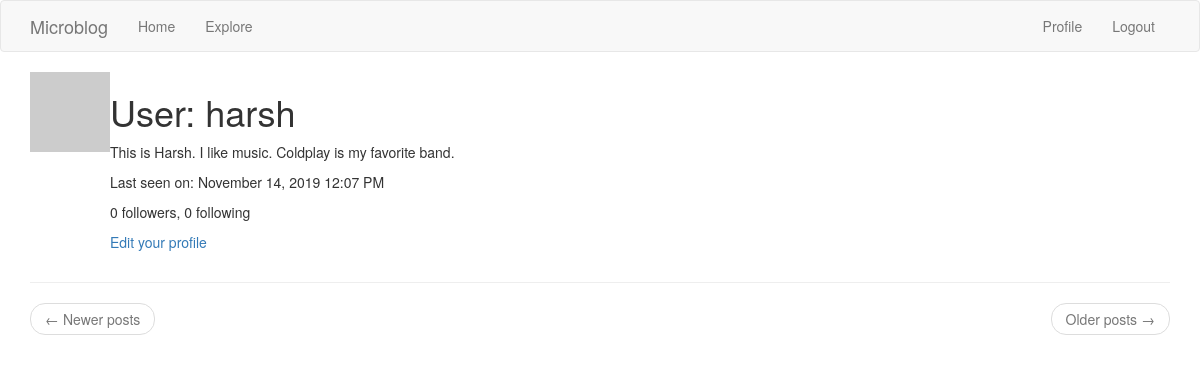
The page /profile/harsh (signed in) on the database as committed earlier.
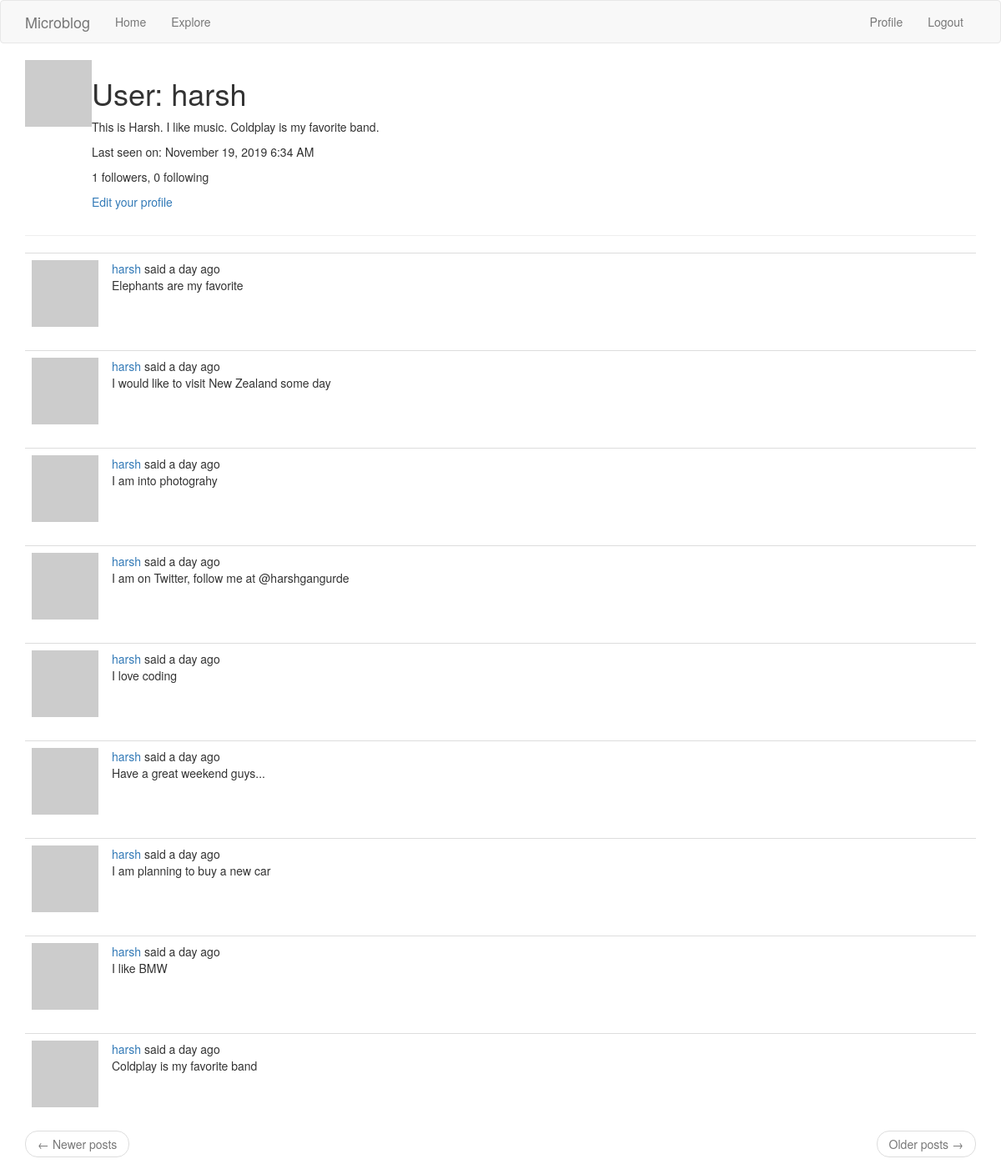
The same page on the database as committed later.
### app/models.py (models this page shows, shortened)
class User(UserMixin, db.Model):
    id = db.Column(db.Integer, primary_key=True)
    username = db.Column(db.String(64), index=True, unique=True)
    email = db.Column(db.String(120), index=True, unique=True)
    password_hash = db.Column(db.String(128))
    about_me = db.Column(db.String(100))
    last_seen = db.Column(db.DateTime, default=datetime.utcnow)
    posts = db.relationship('Post', backref='author', lazy='dynamic')
    followed = db.relationship('User', secondary=followers,
                               primaryjoin=(followers.c.follower_id == id),
                               secondaryjoin=(followers.c.followed_id == id),
                               backref=db.backref('followers', lazy='dynamic'), lazy='dynamic')
    def get_avatar(self, size):
        digest = md5(self.email.lower().encode('utf-8')).hexdigest()
        return 'https://www.gravatar.com/avatar/{}?d=identicon&s={}'.format(digest, size)

class Post(db.Model):
    id = db.Column(db.Integer, primary_key=True)
    body = db.Column(db.String(200))
    timestamp = db.Column(db.DateTime, index=True, default=datetime.utcnow)
    user_id = db.Column(db.Integer, db.ForeignKey('user.id'))

### app/routes.py (the view)
@flask_app.route('/profile/<username>')
@login_required
def profile(username):
    user = User.query.filter_by(username=username).first_or_404()
    page = request.args.get('page', 1, type=int)
    posts = user.posts.order_by(Post.timestamp.desc()).paginate(page, flask_app.config['POSTS_PER_PAGE'], False)
    next_url = url_for('profile', username=user.username, page=posts.next_num) if posts.has_next else None
    prev_url = url_for('profile', username=user.username, page=posts.prev_num) if posts.has_prev else None
    return render_template('profile.html', title='Profile', user=user,
                           posts=posts.items, next_url=next_url, prev_url=prev_url)

### app/models.py (called while the page is built)
@login.user_loader
def load_user(user_id):
    return User.query.get(int(user_id))

### app/routes.py (called while the page is built)
@flask_app.before_request
def before_request():
    g.locale = str(get_locale())
    if current_user.is_authenticated:
        current_user.last_seen = datetime.utcnow()
        db.session.commit()

### app/templates/profile.html (shortened to what this page needs)
<!DOCTYPE html>
<html lang="en">
<head>
</head>
<body>
    {% extends "base.html" %}
    {% block app_content %}
        <table>
            <tr valign="top">
                <td><img src="{{ user.get_avatar(128) }}"></td>
                <td>
                    <h1>{{ _('User') }}: {{ user.username }}</h1>
                    {% if user.about_me %}<p>{{ user.about_me }}</p>{% endif %}
                    {% if user.last_seen %}
                        <p>{{ _('Last seen on') }}: {{ moment(user.last_seen).format('LLL') }}</p>
                    {% endif %}
                    <p>
                        {{ _('%(count)d followers', count=user.followers.count()) }},
                        {{ _('%(count)d following', count=user.followed.count()) }}
                    </p>
                    {% if user == current_user %}
                        <p><a href="{{ url_for('edit_profile') }}">{{ _('Edit your profile') }}</a></p>
                    {% elif not current_user.is_following(user) %}
                        <p><a href="{{ url_for('follow', username=user.username) }}">{{ _('Follow') }}</a></p>
                    {% else %}
                        <p><a href="{{ url_for('unfollow', username=user.username) }}">{{ _('Unfollow') }}</a></p>
                    {% endif %}
                </td>
            </tr>
        </table>
        <hr>
        {% for post in posts %}
            {% include '_post.html' %}
        {% endfor %}
        <nav aria-label="...">
            <ul class="pager">
                <li class="previous{% if not prev_url %} disabled{% endif %}">
                    <a href="{{ prev_url or '#' }}">
                        <span aria-hidden="true">&larr;</span> {{ _('Newer posts') }}
                    </a>
                </li>
                <li class="next{% if not next_url %} disabled{% endif %}">
                    <a href="{{ next_url or '#' }}">
                        {{ _('Older posts') }} <span aria-hidden="true">&rarr;</span>
                    </a>
                </li>
            </ul>
        </nav>
    {% endblock %}

### app/templates/base.html (shortened to what this page needs)
<!DOCTYPE html>
<html lang="en">
<head>
</head>
<body>
    {% extends 'bootstrap/base.html' %}
    {% block navbar %}
        <nav class="navbar navbar-default">
            <div class="container">
                <div class="navbar-header">
                    <a class="navbar-brand" href="{{ url_for('index') }}">Microblog</a>
                </div>
                <div class="collapse navbar-collapse" id="bs-example-navbar-collapse-1">
                    <ul class="nav navbar-nav">
                        <li><a href="{{ url_for('index') }}">{{ _('Home') }}</a></li>
                        <li><a href="{{ url_for('explore') }}">{{ _('Explore') }}</a></li>
                    </ul>
                    <ul class="nav navbar-nav navbar-right">
                        {% if current_user.is_anonymous %}
                            <li><a href="{{ url_for('login') }}">{{ _('Login') }}</a></li>
                        {% else %}
                            <li><a href="{{ url_for('profile', username=current_user.username) }}">{{ _('Profile') }}</a></li>
                            <li><a href="{{ url_for('logout') }}">{{ _('Logout') }}</a></li>
                        {% endif %}
                    </ul>
                </div>
            </div>
        </nav>
    {% endblock %}
    {% block content %}
        <div class="container">
            {% block app_content %}{% endblock %}
        </div>
    {% endblock %}

### app/templates/_post.html (shortened to what this page needs)
<table class="table table-hover">
    <tr>
        <td width="70px">
            <a href="{{ url_for('profile', username=post.author.username) }}">
                <img src="{{ post.author.get_avatar(70) }}" />
            </a>
        </td>
        <td>
            {{ _('%(username)s said %(when)s', username=user_link, when=moment(post.timestamp).fromNow()) }}
            <br>
            {{ post.body }}
        </td>
    </tr>
</table>

Rows that differ between the two databases and show on the page:
changed User "harsh": last_seen "November 14, 2019 12:07 PM" → "November 19, 2019 6:34 AM"
added Post: body "Elephants are my favorite"
added Post: body "I would like to visit New Zealand some day"
added Post: body "I am into photograhy"
added Post: body "I am on Twitter, follow me at @harshgangurde"
added Post: body "I love coding"
added Post: body "Have a great weekend guys..."
added Post: body "I am planning to buy a new car"
added Post: body "I like BMW"
added Post: body "Coldplay is my favorite band"
Other text that changed with them:
text no longer shown: "0 followers"
text now shown: "1 followers"
